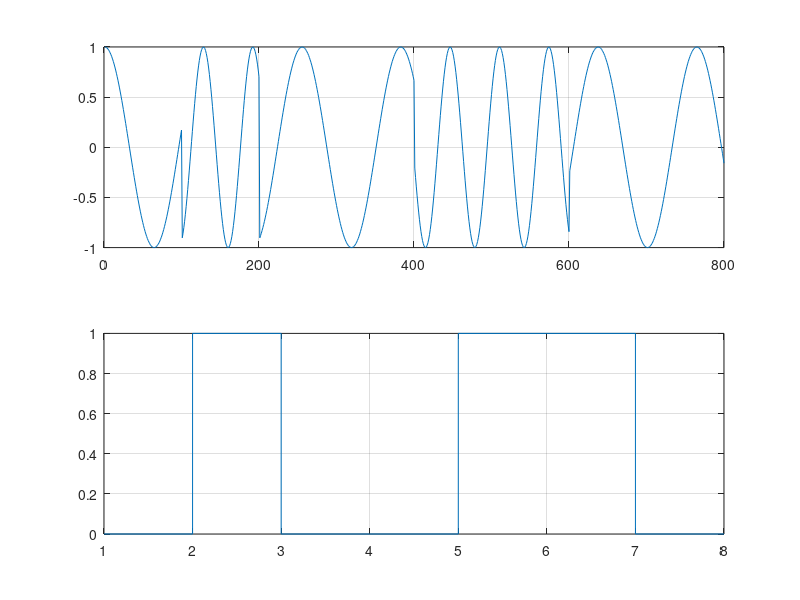

MATLAB code for this plot:
% DIGITAL DATA, ANALOG SIGNALS

x = [0 1 0 0 1 1 0 0 ] % Book's example

function ans = ASK(signal_vector, A, f, t)
    n = length(signal_vector);
    
    for(k = 1:n)
      if(signal_vector(k) == 0) 
        ans(k) = 0;
      else 
        ans(k) = A * cos(2 * pi * f * t);  
      endif
    endfor
endfunction  

ASK( x, 1, 1, 1 )


function ans = FSK( signal_vector, A, fportadora, f_desvio )
    n = length( signal_vector )
    m = 100 * n
    f1 = fportadora + f_desvio 
    f2 = fportadora - f_desvio
    t = [0:pi/400:2*pi];
    
    for( i = 1:800 )
        if( signal_vector(ceil(i/100)) == 0 )
          ans(i) = A * cos( 2 * pi * 1 * t(i) );
        else
          ans(i) = A * cos( 2 * pi * 2 * t(i) );  
        endif
    endfor
    
    subplot(2,1,1);
    plot(ans);
    grid on;
    subplot(2,1,2);
    stairs(signal_vector);
    grid on;

endfunction  

FSK( x, 1, 2500, 500 )
